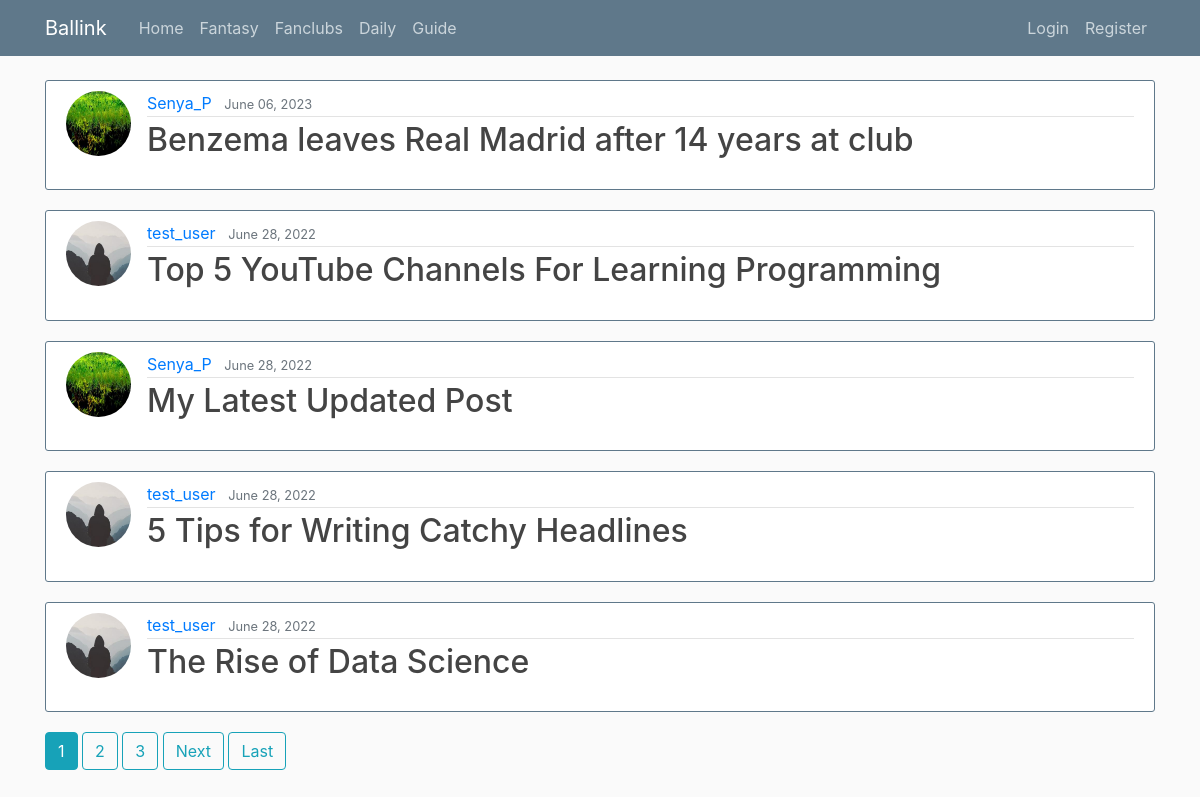
The page / on the database its author committed.
### blog/models.py (models this page shows, shortened)
class Post(models.Model):
    title = models.CharField(max_length=100)
    content = models.TextField()
    date_posted = models.DateTimeField(default=timezone.now)
    author = models.ForeignKey(User, on_delete=models.CASCADE)
    post_tags = TaggableManager(related_name="player_tags")

### users/models.py (models this page shows, shortened)
class Profile(models.Model):
    user = models.OneToOneField(User, on_delete=models.CASCADE)
    image = models.ImageField(default='default.jpg', upload_to='profile_pics')
    last_activity = models.DateTimeField(default=timezone.now())

### blog/views.py (the view)
# urls.py: path('', PostListView.as_view(), name='blog-home'),
class PostListView(ListView):
	model = Post
	template_name = 'blog/home.html'
	context_object_name = 'my_posts'
	ordering = ['-date_posted']
	paginate_by = 5

### blog/templates/blog/home.html (shortened to what this page needs)
{% extends 'blog/base.html' %}
{% block text %}
    {% for post in my_posts %}
        <article class="media content-section">
          <img class="rounded-circle article-img" src="{{ post.author.profile.image.url }}">
          <div class="media-body">
            <div class="article-metadata">
              <a class="mr-2" href="{% url 'user-posts' post.author.username %}">{{ post.author }}</a>
              <small class="text-muted">{{ post.date_posted|date:"F d, Y" }}</small>
            </div>
            <h2><a class="article-title" href="{% url 'post-detail' post.id%}">{{ post.title }}</a></h2>
          </div>
        </article>
    {% endfor %}
    {% if is_paginated %}
       {% for num in page_obj.paginator.page_range %}
         {% if page_obj.number == num %}
           <a class="btn btn-info mb-4" href="?page={{ num }}">{{ num }}</a>
         {% elif num > page_obj.number|add:'-3' and num < page_obj.number|add:'3' %}
           <a class="btn btn-outline-info mb-4" href="?page={{ num }}">{{ num }}</a>
         {% endif %}
       {% endfor %}
       {% if page_obj.has_next %}
          <a class="btn btn-outline-info mb-4" href="?page={{ page_obj.next_page_number }}">Next</a>
          <a class="btn btn-outline-info mb-4" href="?page={{ page_obj.paginator.num_pages }}">Last</a>
       {% endif %}
    {% endif %}
{% endblock text %}

### blog/templates/blog/base.html (shortened to what this page needs)
{% load static %}
<!DOCTYPE html>
<html>
<head>
    <link rel="stylesheet" href="https://cdn.jsdelivr.net/npm/bootstrap@4.1.3/dist/css/bootstrap.min.css">
    <link rel="stylesheet" type="text/css" href="{% static 'blog/main.css'%}">
</head>
<body>
    <header class="site-header">
       <nav class="navbar navbar-expand-md navbar-dark bg-steel fixed-top">
         <div class="container">
            <a class="navbar-brand mr-4" href="/">Ballink</a>
            <div class="collapse navbar-collapse" id="navbarToggle">
                <div class="navbar-nav mr-auto">
                  <a class="nav-item nav-link" href="/">Home</a>
                  <a class="nav-item nav-link" href="{% url 'fantasy' %}">Fantasy</a>
                    <a class="nav-item nav-link" href="{% url 'fanclubs' %}">Fanclubs</a>
                  <a class="nav-item nav-link" href="{% url 'daily' %}">Daily</a>
                  <a class="nav-item nav-link" href="{% url 'guide' %}">Guide</a>
            </div>
            <div class="navbar-nav">
                {% if user.is_authenticated %}
                  <a class="nav-item nav-link" href="{% url 'team' %}">MyTeam</a>
                  <a class="nav-item nav-link" href="{% url 'post-create' %}">New post</a>
                  <a class="nav-item nav-link" href="{% url 'profile' %}">Profile</a>
                  <a class="nav-item nav-link" href="{% url 'logout' %}">Logout</a>
                {% else %}
                  <a class="nav-item nav-link" href="{% url 'login' %}">Login</a>
                  <a class="nav-item nav-link" href="{% url 'register' %} ">Register</a>
                {% endif %}
            </div>
          </div>
        </div>
      </nav>
    </header>
    <main role="main" class="container">
      <div class="row">
          <div class="col-md-12">
            {% block text %}{% endblock text %}
          </div>
      </div>
    </main>
    <br><br><br><br><br>
</body>
</html>

### blog/static/blog/main.css (style rules this page uses)
body { background: #fafafa; color: #333333; margin-top: 5rem; }
h1, h2, h3, h4, h5, h6 { color: #444444; margin-bottom: 20px; }
.bg-steel { background-color: #5f788a; }
.site-header .navbar-nav .nav-link { color: #cbd5db; }
.content-section { background: #ffffff; padding: 10px 20px; border: 1px solid #5f788a; border-radius: 3px; margin-bottom: 20px; }
.article-title { color: #444444; }
.article-img { height: 65px; width: 65px; margin-right: 16px; }
.article-metadata { padding-bottom: 1px; margin-bottom: 4px; border-bottom: 1px solid #e3e3e3 }

### rows shown on the page
Post: author.profile.image (picture), author "Senya_P", date_posted "June 06, 2023", title "Benzema leaves Real Madrid after 14 years at club"
Post: author.profile.image (placeholder picture), author "test_user", date_posted "June 28, 2022", title "Top 5 YouTube Channels For Learning Programming"
Post: author.profile.image (picture), author "Senya_P", date_posted "June 28, 2022", title "My Latest Updated Post"
Post: author.profile.image (placeholder picture), author "test_user", date_posted "June 28, 2022", title "5 Tips for Writing Catchy Headlines"
Post: author.profile.image (placeholder picture), author "test_user", date_posted "June 28, 2022", title "The Rise of Data Science"

### other values the page prints
{{ num }} "1"
{{ num }} "2" "3"
